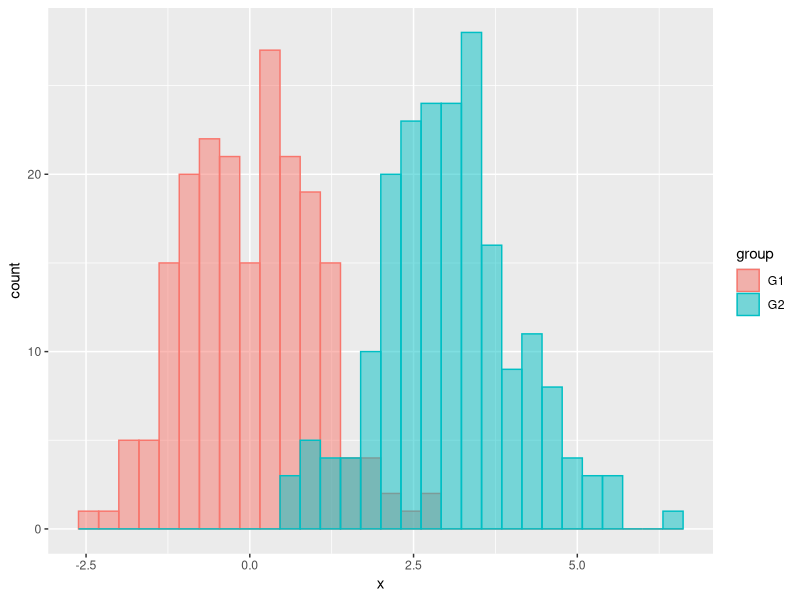
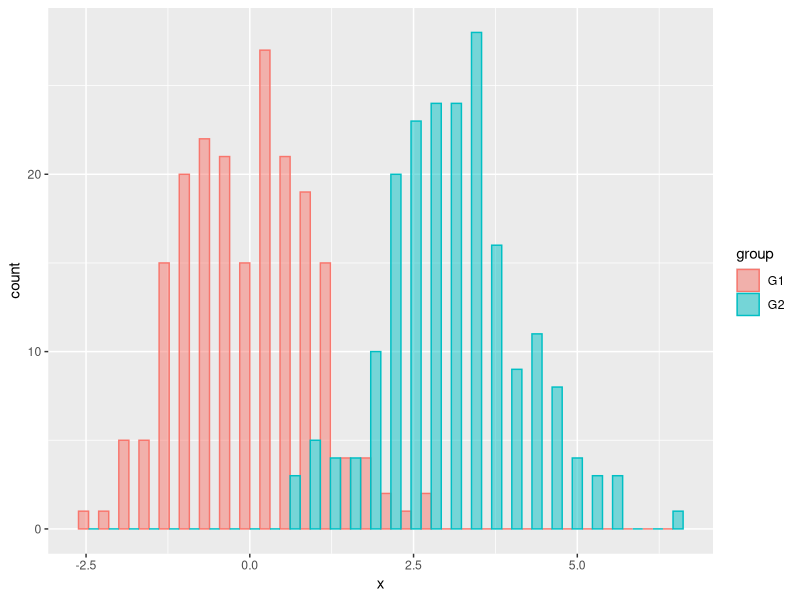

Generate these figures, in order, with R:
set.seed(3)
x1 <- rnorm(200)
x2 <- rnorm(200, mean = 3)
x <- c(x1, x2)
group <- c(rep("G1", 200), rep("G2", 200))

df <- data.frame(x, group = group)

# install.packages("ggplot2")
library(ggplot2)

# Histogram by group in ggplot2
ggplot(df, aes(x = x, fill = group, colour = group)) + 
  geom_histogram(alpha = 0.5, position = "identity") 

# Histogram by group in ggplot2
ggplot(df, aes(x = x, fill = group, colour = group)) + 
  geom_histogram(alpha = 0.5, position = "dodge")
